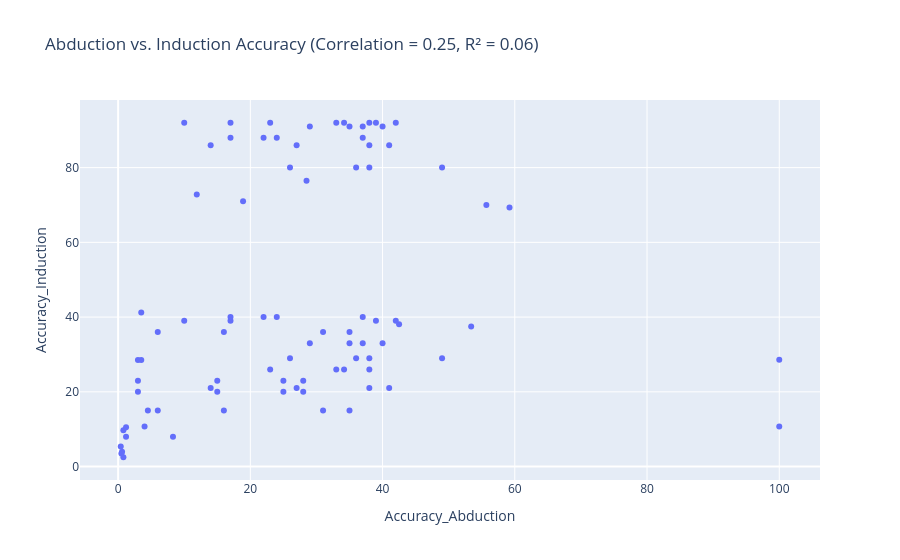

The code cell stored with this chart in its notebook:
### Code cell
# --- Plot 2: Abduction vs. Induction (Simplified) ---

r_overall_ind, _ = pearsonr(merged_ind['Accuracy_Abduction'], merged_ind['Accuracy_Induction'])
r2_overall_ind = r_overall_ind**2

fig_ind_simple = px.scatter(
    merged_ind,
    x='Accuracy_Abduction',
    y='Accuracy_Induction',
    hover_data=['Model', 'Method Used', 'Source', 'Test Dataset_Abduction', 'Test Dataset_Induction'],
    # trendline='ols',
    title=f'Abduction vs. Induction Accuracy (Correlation = {r_overall_ind:.2f}, R² = {r2_overall_ind:.2f})'
)
# Make the trendline thicker
# fig_ind_simple.data[1].update(line=dict(width=4))
fig_ind_simple.show()
fig_ind_simple.write_image("abductive_vs_induction.png", scale=3)

### Figure 1 — Plotly figure (JSON) as saved in the notebook; plotly's stock layout.template omitted (floating-point values rounded to 4 significant figures; data arrays with more than 128 entries replaced by an {"elided": "..."} marker saying what was removed)
{"data": [{"customdata": {"elided": "86x5 str values"}, "hovertemplate": "Accuracy_Abduction=%{x}<br>Accuracy_Induction=%{y}<br>Model=%{customdata[0]}<br>Method Used=%{customdata[1]}<br>Source=%{customdata[2]}<br>Test Dataset_Abduction=%{customdata[3]}<br>Test Dataset_Induction=%{customdata[4]}<extra></extra>", "legendgroup": "", "marker": {"color": "#636efa", "symbol": "circle"}, "mode": "markers", "name": "", "orientation": "v", "showlegend": false, "type": "scatter", "x": [100.0, 55.7, 100.0, 59.2, 53.4, 0.6, 0.8, 0.4, 0.8, 1.2, 1.2, 4.5, 4.0, 0.5, 8.3, 3.5, 3.5, 3.0, 42.5, 18.9, 28.5, 11.9, 39.0, 39.0, 17.0, 17.0, 42.0, 42.0, 10.0, 10.0, 37.0, 37.0, 17.0, 17.0, 22.0, 22.0, 24.0, 24.0, 31.0, 31.0, 16.0, 16.0, 35.0, 35.0, 6.0, 6.0, 28.0, 28.0, 15.0, 15.0, 25.0, 25.0, 3.0, 3.0, 36.0, 36.0, 26.0, 26.0, 49.0, 49.0, 38.0, 38.0, 38.0, 38.0, 14.0, 14.0, 41.0, 41.0, 27.0, 27.0, 37.0, 37.0, 29.0, 29.0, 40.0, 40.0, 35.0, 35.0, 38.0, 38.0, 23.0, 23.0, 34.18, 34.18, 33.0, 33.0], "xaxis": "x", "y": [10.7, 70.0, 28.6, 69.3, 37.5, 4.0, 2.5, 5.4, 9.7, 8.0, 10.5, 15.0, 10.7, 3.5, 8.0, 28.5, 41.2, 28.5, 38.1, 71.0, 76.5, 72.8, 92.0, 39.0, 92.0, 39.0, 92.0, 39.0, 92.0, 39.0, 88.0, 40.0, 88.0, 40.0, 88.0, 40.0, 88.0, 40.0, 36.0, 15.0, 36.0, 15.0, 36.0, 15.0, 36.0, 15.0, 23.0, 20.0, 23.0, 20.0, 23.0, 20.0, 23.0, 20.0, 80.0, 29.0, 80.0, 29.0, 80.0, 29.0, 80.0, 29.0, 86.0, 21.0, 86.0, 21.0, 86.0, 21.0, 86.0, 21.0, 91.0, 33.0, 91.0, 33.0, 91.0, 33.0, 91.0, 33.0, 92.0, 26.0, 92.0, 26.0, 92.0, 26.0, 92.0, 26.0], "yaxis": "y"}], "layout": {"legend": {"tracegroupgap": 0}, "title": {"text": "Abduction vs. Induction Accuracy (Correlation = 0.25, R² = 0.06)"}, "xaxis": {"anchor": "y", "domain": [0, 1], "title": {"text": "Accuracy_Abduction"}}, "yaxis": {"anchor": "x", "domain": [0, 1], "title": {"text": "Accuracy_Induction"}}}}
